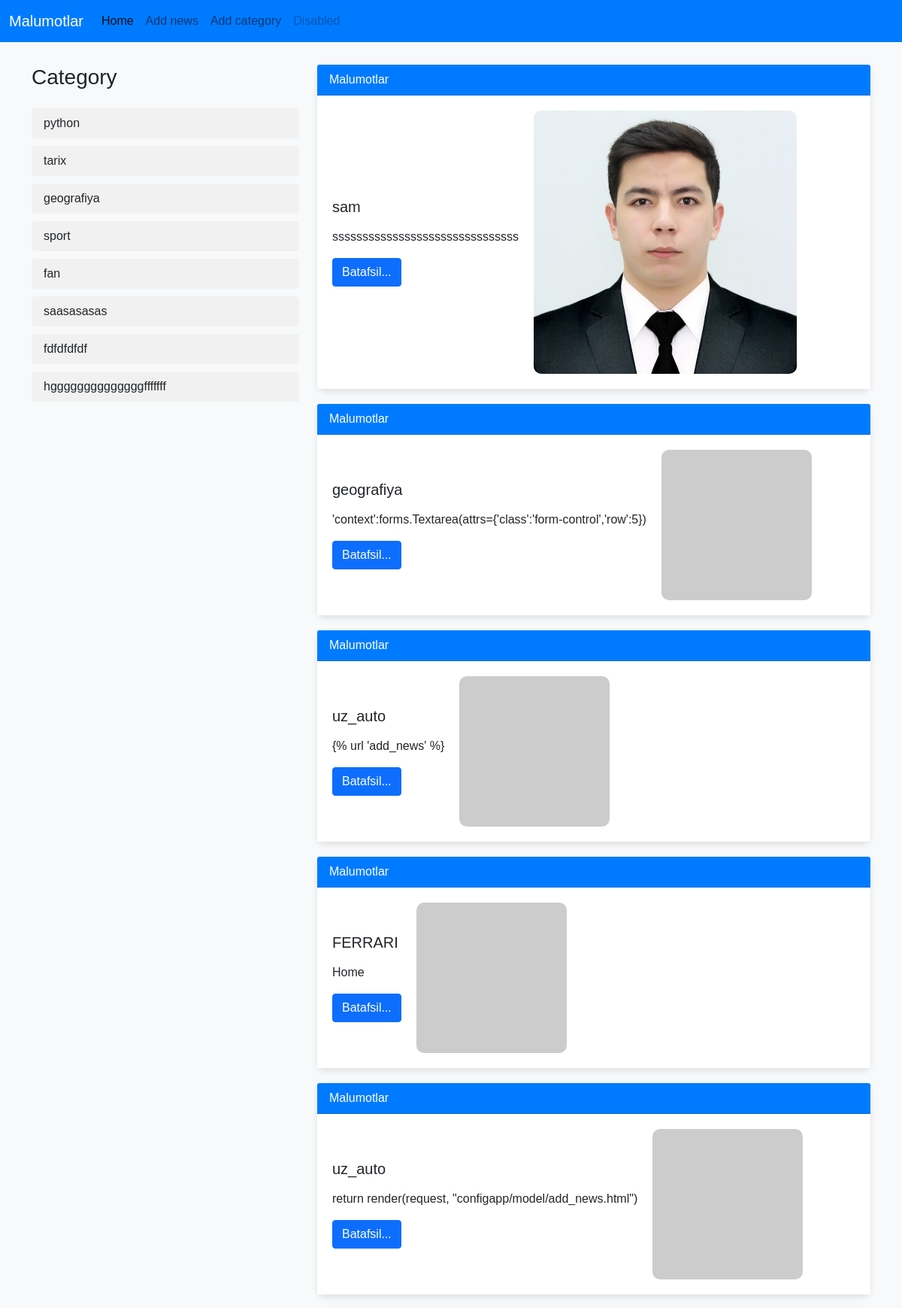
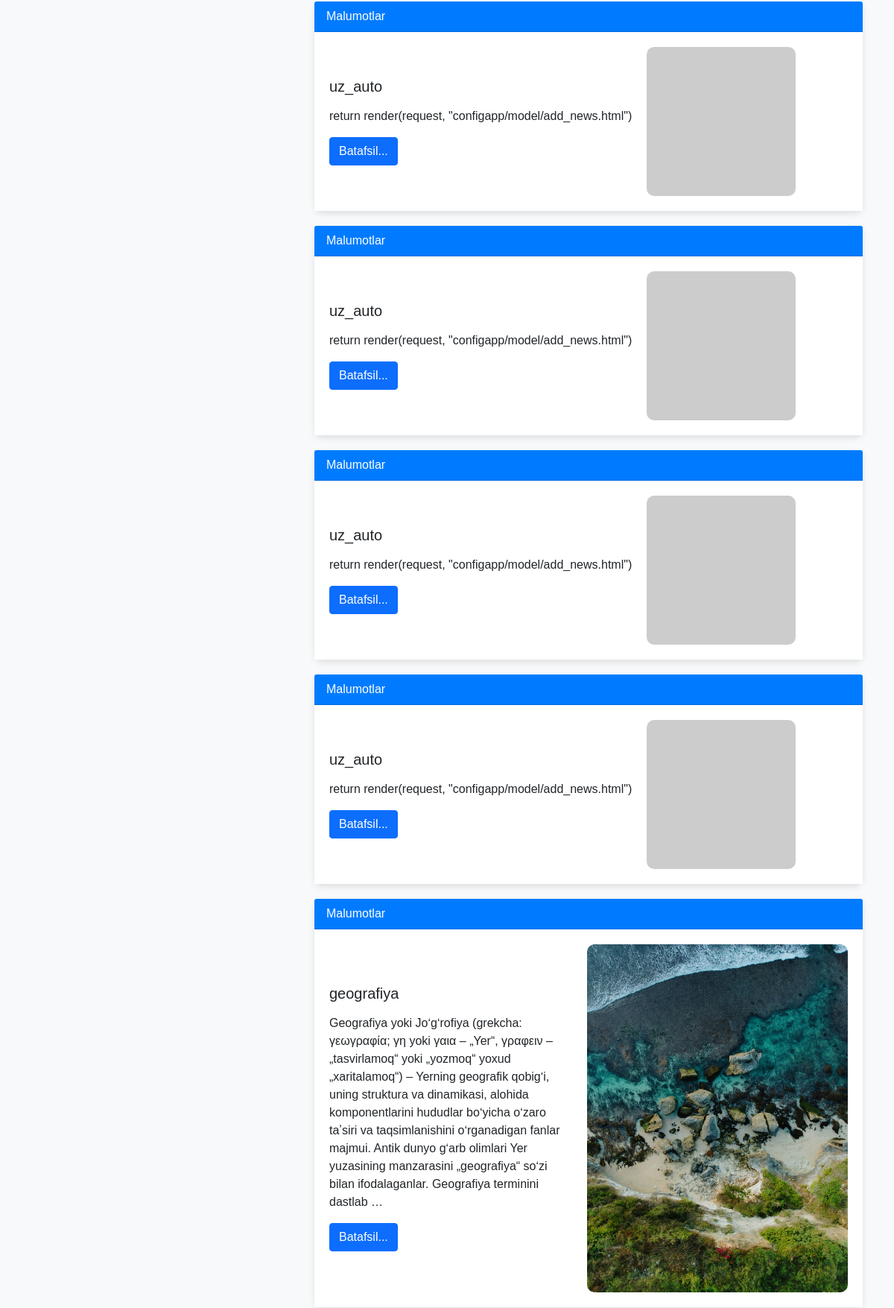
The app's page /index/ (upper part) with its own data (2 pictures, top to bottom).
### configapp/models.py (models this page shows, shortened)
class Category(models.Model):
    title = models.CharField(max_length=50)

class News(models.Model):
    title = models.CharField(max_length=50, verbose_name='news')
    context = models.TextField(blank=True)
    created_ed = models.DateTimeField(auto_now_add=True)
    updated_ed = models.DateTimeField(auto_now=True)
    category = models.ForeignKey(Category, on_delete=models.CASCADE,related_name="get_news")
    photo = models.ImageField(upload_to='photos/%Y/%m/%d/')
    is_bool = models.BooleanField(default=True)
    views=models.IntegerField(default=0)
    class Meta:
        verbose_name = "NEW"
        verbose_name_plural = "NEWS"
        ordering = ['-created_ed']

### configapp/views.py (the view)
# urls.py: path('index/',index,name='Home' ),
def index(request):
    news = News.objects.all()
    category = Category.objects.all()
    context = {
        'news': news,
        "title": "News",
        "category":category,
    }
    return render(request, 'model/index.html', context=context)

### configapp/templates/model/index.html (shortened to what this page needs)
<!DOCTYPE html>
<html lang="en">
<head>
    <link href="https://cdn.jsdelivr.net/npm/bootstrap@5.0.2/dist/css/bootstrap.min.css" rel="stylesheet"
>
</head>
<body>
    <nav class="navbar navbar-expand-lg navbar-light">
        <div class="container-fluid">
            <a class="navbar-brand" href="#">Malumotlar</a>
            <div class="collapse navbar-collapse" id="navbarNav">
                <ul class="navbar-nav">
                    <li class="nav-item">
                        <a class="nav-link active" aria-current="page" href="http://127.0.0.1:8000/app/index/">Home</a>
                    </li>
                    <li class="nav-item">
                        <a class="nav-link" href="{% url 'add_news' %}">Add news</a>
                    </li>
                    <li class="nav-item">
                        <a class="nav-link" href="{% url 'add_cat' %}">Add category</a>
                    </li>
                    <li class="nav-item">
                        <a class="nav-link disabled" href="#" tabindex="-1" aria-disabled="true">Disabled</a>
                    </li>
                </ul>
            </div>
        </div>
    </nav>
    <div class="container">
        <div class="row">
            <div class="col-md-4">
                <h3 class="mb-4">Category</h3>
                <ul class="list-group">
                    {% for item in category %}
                    <li class="list-group-item"> {{ item.title }} </li>
                    {% endfor %}
                </ul>
            </div>
            <div class="col-md-8">
                {% for item in news %}
                <div class="card">
                    <div class="card-header">
                        Malumotlar
                    </div>
                    <div class="card-body">
                        <div class="news-item">
                            <div class="news-text">
                                <h5 class="card-title">{{ item.title }}</h5>
                                <p class="card-text">{{ item.context | safe | linebreaks | truncatewords:50 }}</p>
                                <a href="{% url 'about_news' item.pk %}" class="btn btn-primary">Batafsil...</a>
                            </div>
                            <div class="news-image">
                                {% if item.photo %}
                                <img src="{{ item.photo.url }}" alt="">
                                {% else %}
                                <img src="https://picsum.photos/200" alt="">
                                {% endif %}
                            </div>
                        </div>
                    </div>
                </div>
                {% endfor %}
            </div>
        </div>
    </div>
</body>
</html>

### configapp/templates/model/index.html (style rules this page uses)
body { font-family: 'Arial', sans-serif; background-color: #f8f9fa; }
.navbar { background-color: #007bff; }
.navbar-brand { color: white !important; }
.card { border: none; border-radius: 10px; margin-bottom: 20px; box-shadow: 0 4px 8px rgba(0, 0, 0, 0.1); }
.card-header { background-color: #007bff; color: white; border-radius: 10px 10px 0 0; }
.card-body { background-color: #ffffff; padding: 20px; }
.list-group-item { background-color: #f1f1f1; border: none; border-radius: 5px; margin-bottom: 10px; }
.container { margin-top: 30px; }
.news-item { display: flex; align-items: center; gap: 20px; }
.news-item img { max-width: 350px; border-radius: 10px; }

### records on screen
Category: title "python"
Category: title "tarix"
Category: title "geografiya"
Category: title "sport"
Category: title "fan"
Category: title "saasasasas"
Category: title "fdfdfdfdf"
Category: title "hggggggggggggggfffffff"
News: title "sam", context "sssssssssssssssssssssssssssssss", photo (picture)
News: title "geografiya", context "'context':forms.Textarea(attrs={'class':'form-control','row':5})"
News: title "uz_auto", context "{% url 'add_news' %}"
News: title "FERRARI", context "Home"
News: title "uz_auto", context "return render(request, \"configapp/model/add_news.html\")"
News: title "uz_auto", context "return render(request, \"configapp/model/add_news.html\")"
News: title "uz_auto", context "return render(request, \"configapp/model/add_news.html\")"
News: title "uz_auto", context "return render(request, \"configapp/model/add_news.html\")"
News: title "uz_auto", context "return render(request, \"configapp/model/add_news.html\")"
News: title "geografiya", context "Geografiya yoki Joʻgʻrofiya (grekcha: γεωγραφία; γη yoki γαια – „Yer“, γραφειν – „tasvirlamoq“ yoki „yozmoq“ yoxud „xaritalamoq“) – Yerning geografik qobigʻi, uning struktura va dinamikasi, alohida komponentlarini hududlar boʻyicha oʻzaro taʼsiri va taqsimlanishini oʻrganadigan fanlar majmui. Antik dunyo gʻarb olimlari Yer yuzasining manzarasini „geografiya“ soʻzi bilan ifodalaganlar. Geografiya terminini dastlab …", photo (picture)
